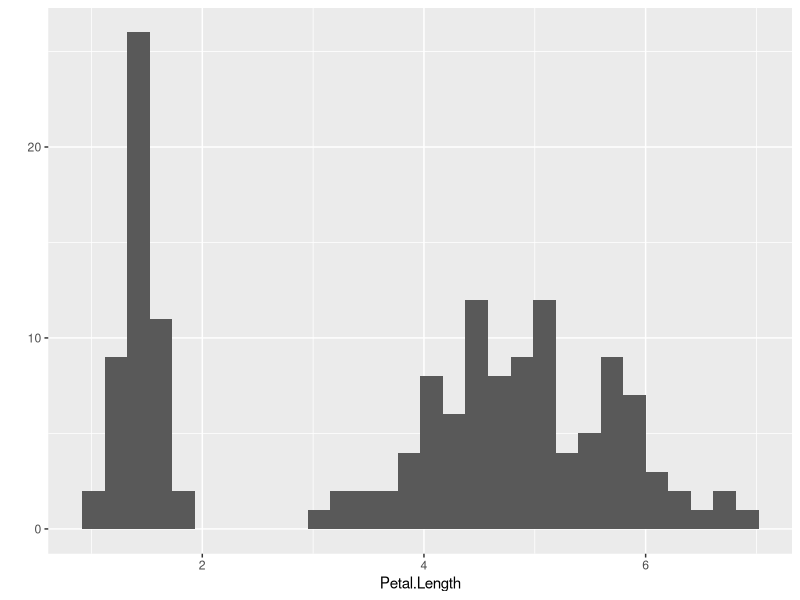
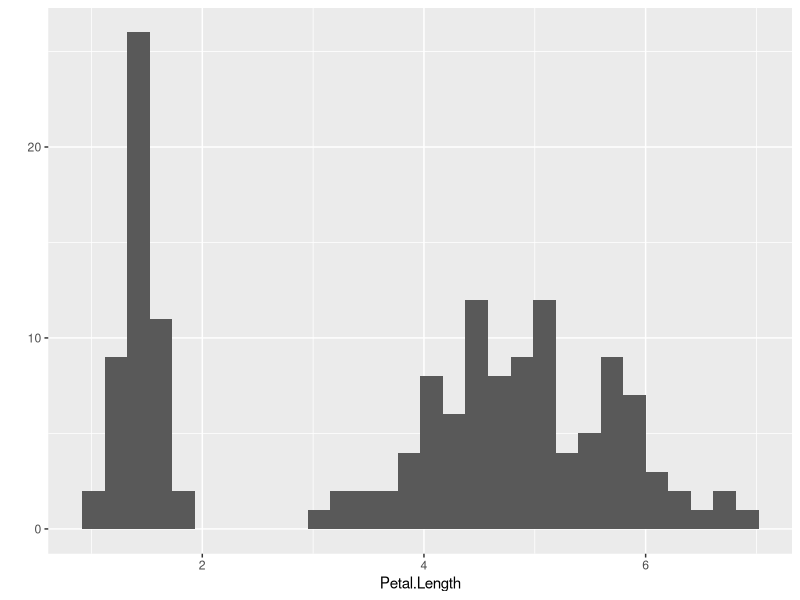
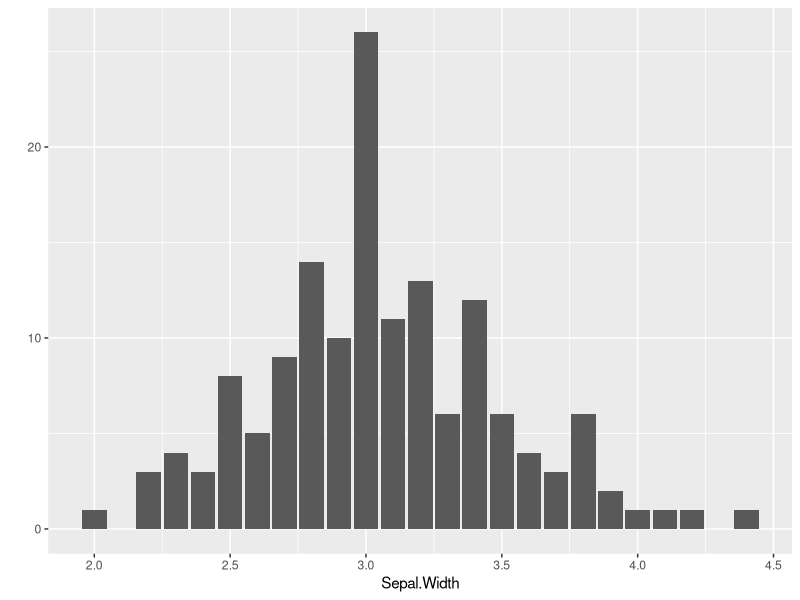
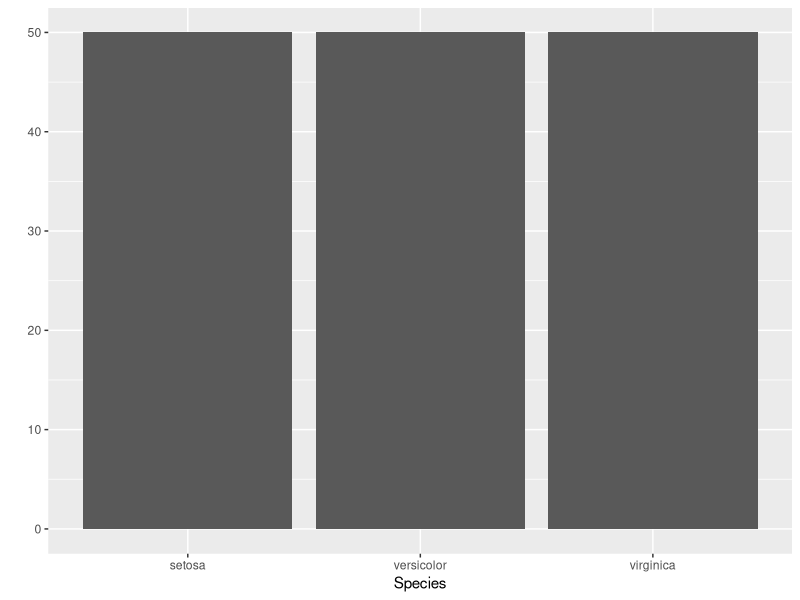
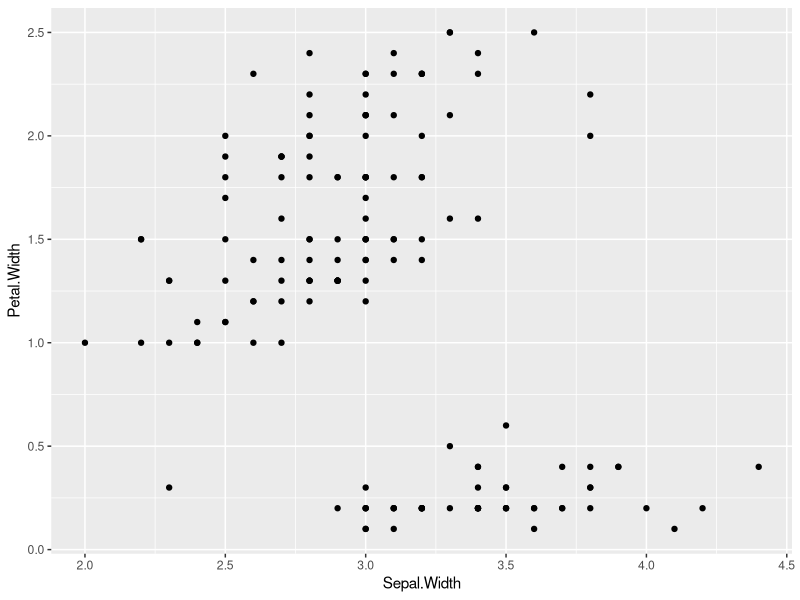
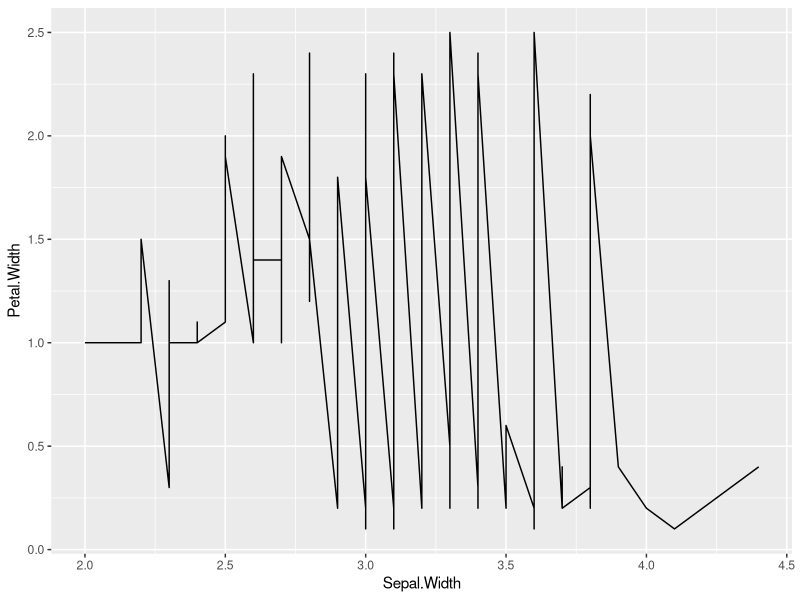
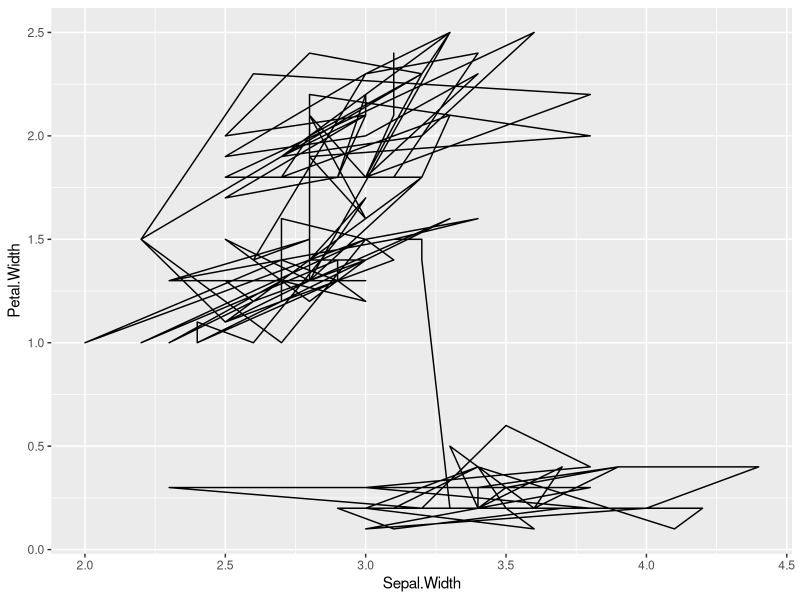
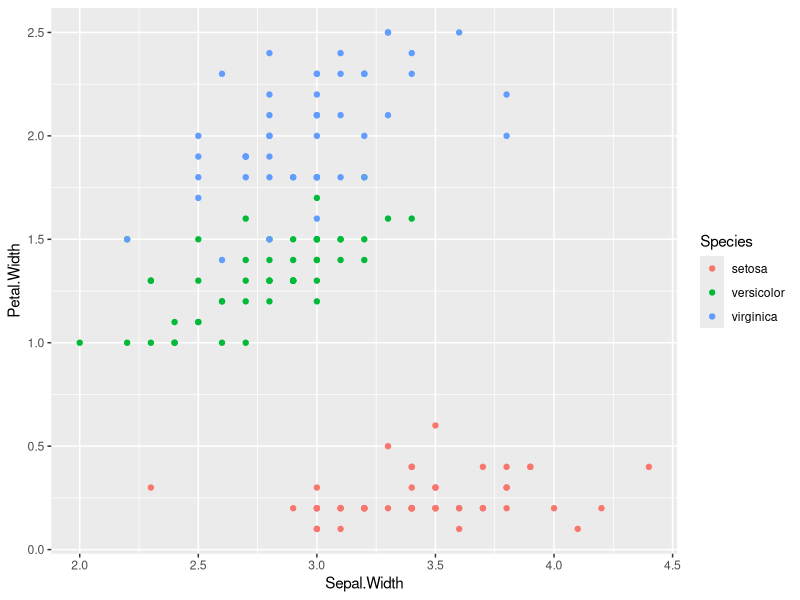

Write the R code that produced these figures, in order.
## ---- chunk 1
knitr::opts_chunk$set(message = FALSE, warning = FALSE, comment = "")
rm(list=ls(all=T))
## ---- chunk 2
if(!require(tidyverse)){install.packages("tidyverse");library(tidyverse)}
## ---- chunk 3
## histograma, por padrão
qplot(x = Petal.Length, data = iris, bins = 30)
## ---- chunk 4
## especificando o tipo de grafico
qplot(x = Petal.Length, data = iris, geom = "histogram", bins = 30)
## ---- chunk 5
## grafico de barras
qplot(x = Sepal.Width, data = iris, geom = "bar")
## ---- chunk 6
## padrão geom = "bar
qplot(x = Species, data = iris)
## ---- chunk 7
## padrão geom = point
qplot(x =  Sepal.Width, y = Petal.Width, data = iris)
## ---- chunk 8
## grafico de linhas
qplot(x =  Sepal.Width, y = Petal.Width, data = iris, geom = "line")
## ---- chunk 9
## grafico de linhas - pesquisar???
qplot(x =  Sepal.Width, y = Petal.Width, data = iris, geom = "path")
## ---- chunk 10
## grafico de pontos: cores por species
qplot(x =  Sepal.Width, y = Petal.Width, data = iris, color = Species)
## ---- chunk 11
## formato dos pontos por species
qplot(x =  Sepal.Width, y = Petal.Width, data = iris, shape = Species)
## ---- chunk 12
## cor e formato por species
qplot(x =  Sepal.Width, y = Petal.Width, data = iris, color = Species,shape = Species)
## ---- chunk 13
## grafico de barras
ggplot(iris, aes(Sepal.Width)) + geom_bar()
## ---- chunk 14
## histograma
ggplot(iris, aes(Sepal.Width)) + geom_histogram(bins = 30)
## ---- chunk 15
## grafico de densidade (estimativa de densidade de Kernel)
ggplot(iris, aes(Sepal.Width)) + geom_density()
## ---- chunk 16
## poligno de frequencia
ggplot(iris, aes(Sepal.Width)) + geom_freqpoly(bins = 30)
## ---- chunk 17
## graficos de pontos
ggplot(iris, aes(Sepal.Width)) + geom_dotplot(binwidth = 0.05)
## ---- chunk 18
## objeto que recebe o banco de dados no qual usaremos para construir os graficos
g <- ggplot(iris)
## ---- chunk 19
## transparencia e contornos
## alpha = transparencia
## colour = controno
g+ geom_histogram(aes(Petal.Length, fill = Species), binwidth = 0.1,  alpha = 0.3, colour = "black")
## ---- chunk 20
g+ geom_density(aes(Petal.Length, fill = Species), colour = "black")
## ---- chunk 21
g+ geom_freqpoly(aes(Petal.Length, colour = Species), binwidth = 0.1)
## ---- chunk 22
## histograma com um grafico de densidade
## 0.1 * ..count.. é utilizado para ele ignorar a estimativa de densidade de Kernel e usar a ontagem como altura das linhas 
 g+ geom_histogram(aes(Petal.Length, fill = Species), binwidth = 0.1,  alpha = 0.5, colour = "black") + 
  geom_density(aes(Petal.Length,0.1*..count.., fill = Species), alpha = 0.3, colour = "black")
  
## ---- chunk 23
g+ geom_histogram(aes(Petal.Length, fill = Species), binwidth = 0.1,  alpha = 0.5, colour = "black") +
  geom_freqpoly(aes(Petal.Length, colour = Species), binwidth = 0.1)
## ---- chunk 24
g+ geom_dotplot(aes(Petal.Length, fill = Species), binwidth = 0.1,  alpha = 0.5, colour = "black") +
  geom_freqpoly(aes(Petal.Length, colour = Species), binwidth = 0.1)
## ---- chunk 25
dados <- iris %>% 
  group_by(Species) %>% 
  summarise(Média = mean(Sepal.Width), Desvio = sd(Sepal.Width))
## ---- chunk 26
## criacao do objeto para plotar
g <- ggplot(dados)
## ---- chunk 27
## grafico de colunas do desvio padrão de Sepal.Width
g+ geom_col(aes(x = Species, y = Desvio))
## ---- chunk 28
## grafico de colunas da média de Sepal.Width
g+ geom_col(aes(x = Species, y = Média))
## ---- chunk 29
## para maximo e minimo
g + geom_linerange(aes(x=Species, ymin=Média-Desvio, ymax=Média+Desvio), linetype="dashed")
## ---- chunk 30
g + geom_errorbar(aes(x=Species, ymin=Média-Desvio, ymax=Média+Desvio), linetype="longdash")
## ---- chunk 31
g+ geom_errorbarh(aes(y=Species, xmin=Média-Desvio, xmax=Média+Desvio))
## ---- chunk 32
g+ geom_pointrange(aes(x=Species,y=Média,ymin=Média-Desvio,ymax=Média+Desvio,colour=Species), size=1)
## ---- chunk 33
g+geom_col(aes(x=Species,y=Média,fill=Species))+
  geom_errorbar(aes(x=Species, ymin=Média-Desvio, ymax=Média+Desvio), linetype="longdash")
## ---- chunk 34
## criando novo banco de dados
g1 <- ggplot(iris)
## ---- chunk 35
## grafico de pontos: comprimento por largura de sepalas
g1+ geom_point(aes(x=Sepal.Length, y=Sepal.Width))
## ---- chunk 36
## grafico de pontos: comprimento por largura de sepalas, adicionado cores
g1+ geom_point(aes(x=Sepal.Length, y=Sepal.Width, colour=Species))
## ---- chunk 37
## grafico de pontos: comprimento por largura de sepalas, adicionado cores e formato
g1+ geom_point(aes(x=Sepal.Length, y=Sepal.Width, colour=Species,shape=Species))
## ---- chunk 38
## banco de dados economics
e <- ggplot(economics)
## ---- chunk 39
## grafico de série temporal
e+ geom_line(aes(date,unemploy))
## ---- chunk 40
## grafico de área
e+ geom_area(aes(date, unemploy))
## ---- chunk 41
a <- g1+ geom_point(aes(x=Sepal.Length, y=Sepal.Width, colour=Species))+
  labs(title = "Comprimento por Largura de Sepalas",x="Valores de Sepal.Length",y="Valores de Sepal.Length")
a
## ---- chunk 42
a+ theme_bw()
## ---- chunk 43
a+theme_classic()
## ---- chunk 44
a+ theme_minimal()
## ---- chunk 45
if(!require(ggthemes)){install.packages("ggthemes");library(ggthemes)}
## ---- chunk 46
## cores  e temas do the economist
a+ theme_economist() + scale_colour_economist()
## ---- chunk 47
## pessoas dautonicas
a+ theme_calc()+scale_color_colorblind()
## ---- chunk 48
a+xlim(4,5)+ylim(2,2.5)
## ---- chunk 49
## base de dados
e <- ggplot(mpg)
## ---- chunk 50
## boxplot de tipo de carro x milhas por galão
e+ geom_boxplot(aes(class,hwy))
## ---- chunk 51
## tipo de carro X milhas por galao
e+ geom_boxplot(aes(class,hwy))+
  geom_jitter(aes(class,hwy))
## ---- chunk 52
## grafico de violino
e+ geom_violin(aes(class,hwy))+
  geom_jitter(aes(class,hwy))
## ---- chunk 53
e+ geom_violin(aes(class,hwy))+
  geom_jitter(aes(class,hwy))+
  coord_cartesian(xlim = c(0,10), ylim=c(-10,60))
## ---- chunk 54
## girar o grafico
e+ geom_boxplot(aes(class,hwy)) + coord_flip()
## ---- chunk 55
## banco de dados
df <- data.frame(grupo=c("H","M","C"),
                 valor=c(25,25,5))
## ---- chunk 56
## grafico de colunas
ggplot(df) + geom_col(aes(x=1,y=valor,fill=grupo))
## ---- chunk 57
## grafico de pizza
ggplot(df) + geom_col(aes(x=1,y=valor,fill=grupo))+
  coord_polar(theta = "y")
## ---- chunk 58
## grafico de rosca
ggplot(df) + geom_col(aes(x=1,y=valor,fill=grupo))+
  coord_polar(theta = "x")
## ---- chunk 59
e+ geom_boxplot(aes(class,hwy))+
  facet_grid(year~.)
## ---- chunk 60
e+ geom_boxplot(aes(class,hwy))+ facet_grid(drv~year)
## ---- chunk 61
## banco de pontos
diamonds <- diamonds
## deixa o tema "bW" como padrão
theme_set(theme_bw())
## ---- chunk 62
## grafico de bolhas básico
diamonds %>% 
  sample_n(250) %>% #amostra
  ggplot(aes(x=carat,y=price))+ #posicao dos pontos
  geom_point(alpha=0.3) #transparencia
## ---- chunk 63
## grafico de pontos basico com cores
diamonds %>% 
  sample_n(250) %>% #amostra
  ggplot(aes(x=carat,y=price, color=cut))+ #cor dos pontos
  geom_point(alpha=0.3)
## ---- chunk 64
## grafico de bolhas
diamonds %>% 
  sample_n(250) %>% #amostra
  ggplot(aes(x=carat,y=price, size=depth,color=cut))+ #cor dos pontos
  geom_point(alpha=0.3)+
  scale_size_continuous(range = c(0.01,10))
## ---- chunk 65
ggplot(iris)+
  geom_jitter(aes(x=Sepal.Length, y=Sepal.Width,
                  colour=Species,size=Petal.Length,shape=Species),
              alpha=0.5)+
  scale_size_continuous(range = c(0.01,10))
## ---- chunk 66
## banco de dados
mpg <- mpg
va <- mpg$class
## ---- chunk 67
## preparar os dados
nrows <- 10 # numero de blocos/linhas
df <- expand.grid(y=1:nrows,x=1:nrows)
## ---- chunk 68
## tabulando de maneira simples
categ.table <- round(table(va)*((nrows*nrows)/(length(va))))
## ---- chunk 69
## colocando os nomes no data.frame
df$category <- factor(rep(names(categ.table),categ.table))
## ---- chunk 70
## simples
ggplot(df, aes(x=x,y=y,fill=category))+
  geom_tile(color="black", size=0.5)
## ---- chunk 71
## com mais detalhes
ggplot(df, aes(x=x,y=y,fill=category))+
  geom_tile(color="black", size=0.5)+
  scale_x_continuous(expand = c(0,0))+
  scale_y_continuous(expand = c(0,0), trans = 'reverse')+
  scale_fill_brewer(palette = "Set1")+
  labs(title = "Grafico WAFFLE", subtitle = "Tipo de veículo", caption = "Fonte: mpg")+
  theme(axis.title = element_blank(),
        axis.text = element_blank(),
        legend.title = element_blank())
